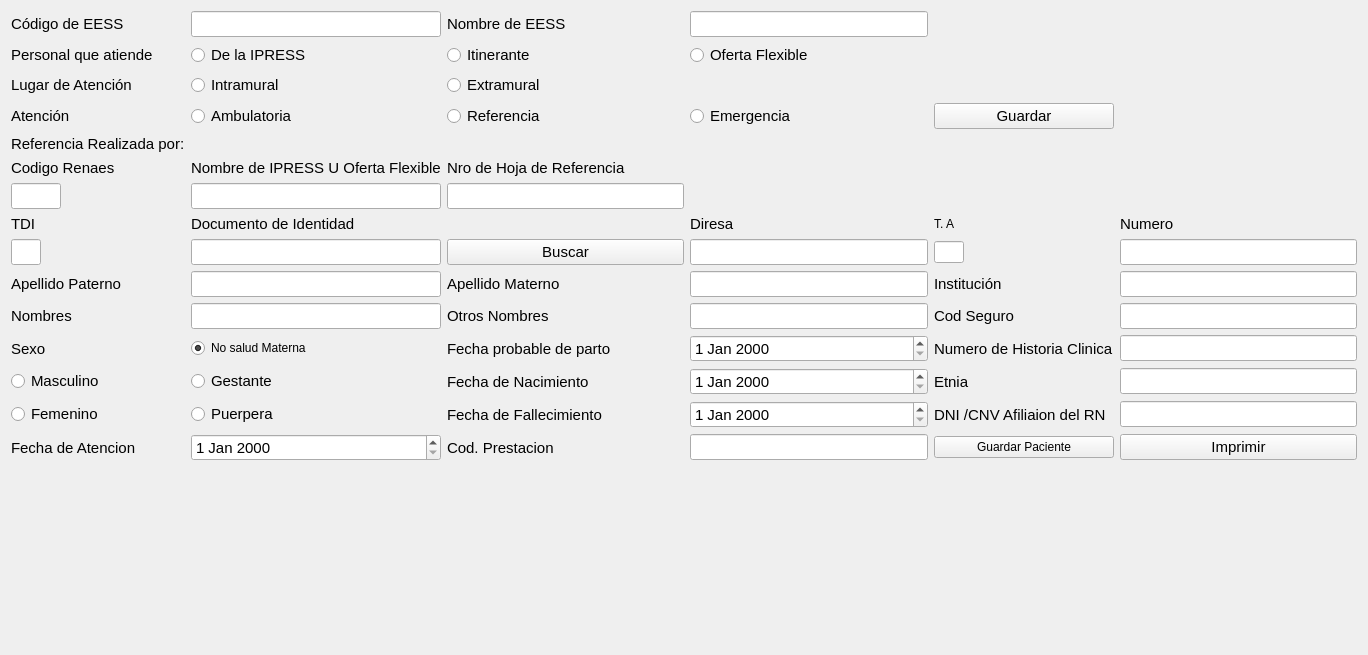
         <widget class="QWidget" name="scrollAreaWidgetContents">
          <property name="geometry">
           <rect>
            <x>0</x>
            <y>0</y>
            <width>1368</width>
            <height>655</height>
           </rect>
          </property>
          <layout class="QGridLayout" name="gridLayout_3">
           <item row="0" column="0">
            <layout class="QGridLayout" name="gridLayout">
             <item row="11" column="4">
              <widget class="QDateEdit" name="dateEdit_fec_parto">
               <property name="font">
                <font>
                 <pointsize>11</pointsize>
                </font>
               </property>
              </widget>
             </item>
             <item row="1" column="0">
              <widget class="QLabel" name="label_4">
               <property name="font">
                <font>
                 <pointsize>11</pointsize>
                </font>
               </property>
               <property name="text">
                <string>Personal que atiende</string>
               </property>
              </widget>
             </item>
             <item row="9" column="5">
              <widget class="QLabel" name="label_21">
               <property name="font">
                <font>
                 <pointsize>11</pointsize>
                </font>
               </property>
               <property name="text">
                <string>Institución</string>
               </property>
              </widget>
             </item>
             <item row="10" column="2">
              <widget class="QLineEdit" name="lineEdit_nombres">
               <property name="font">
                <font>
                 <pointsize>11</pointsize>
                </font>
               </property>
              </widget>
             </item>
             <item row="2" column="0">
              <widget class="QLabel" name="label_5">
               <property name="font">
                <font>
                 <pointsize>11</pointsize>
                </font>
               </property>
               <property name="text">
                <string>Lugar de Atención</string>
               </property>
              </widget>
             </item>
             <item row="6" column="0">
              <widget class="QLineEdit" name="lineEdit_cod_renaes">
               <property name="maximumSize">
                <size>
                 <width>50</width>
                 <height>16777215</height>
                </size>
               </property>
               <property name="font">
                <font>
                 <pointsize>11</pointsize>
                </font>
               </property>
              </widget>
             </item>
             <item row="3" column="0">
              <widget class="QLabel" name="label_7">
               <property name="font">
                <font>
                 <pointsize>11</pointsize>
                </font>
               </property>
               <property name="text">
                <string>Atención</string>
               </property>
              </widget>
             </item>
             <item row="13" column="6">
              <widget class="QLineEdit" name="lineEdit_dni_cnv_afiliacion_rn">
               <property name="font">
                <font>
                 <pointsize>11</pointsize>
                </font>
               </property>
              </widget>
             </item>
             <item row="9" column="0">
              <widget class="QLabel" name="label_23">
               <property name="font">
                <font>
                 <pointsize>11</pointsize>
                </font>
               </property>
               <property name="text">
                <string>Apellido Paterno</string>
               </property>
              </widget>
             </item>
             <item row="9" column="3">
              <widget class="QLabel" name="label_24">
               <property name="font">
                <font>
                 <pointsize>11</pointsize>
                </font>
               </property>
               <property name="text">
                <string>Apellido Materno</string>
               </property>
              </widget>
             </item>
             <item row="6" column="3">
              <widget class="QLineEdit" name="lineEdit_hoja_ref">
               <property name="font">
                <font>
                 <pointsize>11</pointsize>
                </font>
               </property>
              </widget>
             </item>
             <item row="10" column="0">
              <widget class="QLabel" name="label_25">
               <property name="font">
                <font>
                 <pointsize>11</pointsize>
                </font>
               </property>
               <property name="text">
                <string>Nombres</string>
               </property>
              </widget>
             </item>
             <item row="0" column="4">
              <widget class="QLineEdit" name="lineEdit_nom_eess">
               <property name="font">
                <font>
                 <pointsize>11</pointsize>
                </font>
               </property>
              </widget>
             </item>
             <item row="12" column="3">
              <widget class="QLabel" name="label_30">
               <property name="font">
                <font>
                 <pointsize>11</pointsize>
                </font>
               </property>
               <property name="text">
                <string>Fecha de Nacimiento</string>
               </property>
              </widget>
             </item>
             <item row="0" column="2">
              <widget class="QLineEdit" name="lineEdit_cod_eess">
               <property name="enabled">
                <bool>true</bool>
               </property>
               <property name="font">
                <font>
                 <pointsize>11</pointsize>
                </font>
               </property>
              </widget>
             </item>
             <item row="12" column="5">
              <widget class="QLabel" name="label_33">
               <property name="font">
                <font>
                 <pointsize>11</pointsize>
                </font>
               </property>
               <property name="text">
                <string>Etnia</string>
               </property>
              </widget>
             </item>
             <item row="1" column="4">
              <widget class="QRadioButton" name="radioButton_oferta">
               <property name="font">
                <font>
                 <pointsize>11</pointsize>
                </font>
               </property>
               <property name="text">
                <string>Oferta Flexible</string>
               </property>
               <attribute name="buttonGroup">
                <string notr="true">buttonGroup</string>
               </attribute>
              </widget>
             </item>
             <item row="11" column="0">
              <widget class="QLabel" name="label_27">
               <property name="font">
                <font>
                 <pointsize>11</pointsize>
                </font>
               </property>
               <property name="text">
                <string>Sexo</string>
               </property>
              </widget>
             </item>
             <item row="14" column="5">
              <widget class="QPushButton" name="pushButton_guardar_paciente">
               <property name="text">
                <string>Guardar Paciente</string>
               </property>
               <property name="icon">
                <iconset resource="../resource.qrc">
                 <normaloff>:/Icons/Add-Male-User.png</normaloff>:/Icons/Add-Male-User.png</iconset>
               </property>
              </widget>
             </item>
             <item row="5" column="3">
              <widget class="QLabel" name="label_11">
               <property name="font">
                <font>
                 <pointsize>11</pointsize>
                </font>
               </property>
               <property name="text">
                <string>Nro de Hoja de Referencia</string>
               </property>
              </widget>
             </item>
             <item row="7" column="5">
              <widget class="QLabel" name="label_6">
               <property name="text">
                <string>T. A</string>
               </property>
              </widget>
             </item>
             <item row="10" column="5">
              <widget class="QLabel" name="label_22">
               <property name="font">
                <font>
                 <pointsize>11</pointsize>
                </font>
               </property>
               <property name="text">
                <string>Cod Seguro</string>
               </property>
              </widget>
             </item>
             <item row="12" column="2">
              <widget class="QRadioButton" name="radioButton_gestante">
               <property name="font">
                <font>
                 <pointsize>11</pointsize>
                </font>
               </property>
               <property name="text">
                <string>Gestante</string>
               </property>
               <attribute name="buttonGroup">
                <string notr="true">buttonGroup_5</string>
               </attribute>
              </widget>
             </item>
             <item row="2" column="2">
              <widget class="QRadioButton" name="radioButton_intramural">
               <property name="font">
                <font>
                 <pointsize>11</pointsize>
                </font>
               </property>
               <property name="text">
                <string>Intramural</string>
               </property>
               <attribute name="buttonGroup">
                <string notr="true">buttonGroup_2</string>
               </attribute>
              </widget>
             </item>
             <item row="14" column="6">
              <widget class="QPushButton" name="pushButton_imprimir">
               <property name="font">
                <font>
                 <pointsize>11</pointsize>
                </font>
               </property>
               <property name="text">
                <string>Imprimir</string>
               </property>
               <property name="icon">
                <iconset resource="../resource.qrc">
                 <normaloff>:/Icons/Printer_Picture.png</normaloff>:/Icons/Printer_Picture.png</iconset>
               </property>
               <property name="iconSize">
                <size>
                 <width>25</width>
                 <height>25</height>
                </size>
               </property>
              </widget>
             </item>
             <item row="8" column="3">
              <widget class="QPushButton" name="pushButton_buscar">
               <property name="font">
                <font>
                 <pointsize>11</pointsize>
                </font>
               </property>
               <property name="text">
                <string>Buscar</string>
               </property>
               <property name="icon">
                <iconset resource="../resource.qrc">
                 <normaloff>:/Icons/search_64.png</normaloff>:/Icons/search_64.png</iconset>
               </property>
               <property name="iconSize">
                <size>
                 <width>20</width>
                 <height>20</height>
                </size>
               </property>
              </widget>
             </item>
             <item row="12" column="6">
              <widget class="QLineEdit" name="lineEdit_etnia">
               <property name="font">
                <font>
                 <pointsize>11</pointsize>
                </font>
               </property>
              </widget>
             </item>
             <item row="13" column="4">
              <widget class="QDateEdit" name="dateEdit_fec_falle">
               <property name="font">
                <font>
                 <pointsize>11</pointsize>
                </font>
               </property>
              </widget>
             </item>
             <item row="12" column="0">
              <widget class="QRadioButton" name="radioButton_masulino">
               <property name="font">
                <font>
                 <pointsize>11</pointsize>
                </font>
               </property>
               <property name="text">
                <string>Masculino</string>
               </property>
               <attribute name="buttonGroup">
                <string notr="true">buttonGroup_4</string>
               </attribute>
              </widget>
             </item>
             <item row="5" column="2">
              <widget class="QLabel" name="label_10">
               <property name="font">
                <font>
                 <pointsize>11</pointsize>
                </font>
               </property>
               <property name="text">
                <string>Nombre de IPRESS U Oferta Flexible</string>
               </property>
              </widget>
             </item>
             <item row="14" column="4">
              <widget class="QLineEdit" name="lineEdit_cod_prestacion">
               <property name="font">
                <font>
                 <pointsize>11</pointsize>
                </font>
               </property>
              </widget>
             </item>
             <item row="9" column="4">
              <widget class="QLineEdit" name="lineEdit_apellido_materno">
               <property name="font">
                <font>
                 <pointsize>11</pointsize>
                </font>
               </property>
              </widget>
             </item>
             <item row="7" column="4">
              <widget class="QLabel" name="label_18">
               <property name="font">
                <font>
                 <pointsize>11</pointsize>
                </font>
               </property>
               <property name="text">
                <string>Diresa</string>
               </property>
              </widget>
             </item>
             <item row="10" column="4">
              <widget class="QLineEdit" name="lineEdit_otros_nombres">
               <property name="font">
                <font>
                 <pointsize>11</pointsize>
                </font>
               </property>
              </widget>
             </item>
             <item row="2" column="3">
              <widget class="QRadioButton" name="radioButton_extramural">
               <property name="font">
                <font>
                 <pointsize>11</pointsize>
                </font>
               </property>
               <property name="text">
                <string>Extramural</string>
               </property>
               <attribute name="buttonGroup">
                <string notr="true">buttonGroup_2</string>
               </attribute>
              </widget>
             </item>
             <item row="8" column="2">
              <widget class="QLineEdit" name="lineEdit_doc_identidad">
               <property name="font">
                <font>
                 <pointsize>11</pointsize>
                </font>
               </property>
              </widget>
             </item>
             <item row="15" column="3">
              <spacer name="verticalSpacer_2">
               <property name="orientation">
                <enum>Qt::Vertical</enum>
               </property>
               <property name="sizeHint" stdset="0">
                <size>
                 <width>20</width>
                 <height>40</height>
                </size>
               </property>
              </spacer>
             </item>
             <item row="0" column="0">
              <widget class="QLabel" name="label_2">
               <property name="font">
                <font>
                 <pointsize>11</pointsize>
                </font>
               </property>
               <property name="text">
                <string>Código de EESS</string>
               </property>
              </widget>
             </item>
             <item row="10" column="6">
              <widget class="QLineEdit" name="lineEdit_cod_seg">
               <property name="font">
                <font>
                 <pointsize>11</pointsize>
                </font>
               </property>
              </widget>
             </item>
             <item row="0" column="3">
              <widget class="QLabel" name="label_3">
               <property name="font">
                <font>
                 <pointsize>11</pointsize>
                </font>
               </property>
               <property name="text">
                <string>Nombre de EESS</string>
               </property>
              </widget>
             </item>
             <item row="3" column="4">
              <widget class="QRadioButton" name="radioButton_emergencia">
               <property name="font">
                <font>
                 <pointsize>11</pointsize>
                </font>
               </property>
               <property name="text">
                <string>Emergencia</string>
               </property>
               <attribute name="buttonGroup">
                <string notr="true">buttonGroup_3</string>
               </attribute>
              </widget>
             </item>
             <item row="8" column="0">
              <widget class="QLineEdit" name="lineEdit_tdi">
               <property name="maximumSize">
                <size>
                 <width>30</width>
                 <height>16777215</height>
                </size>
               </property>
               <property name="font">
                <font>
                 <pointsize>11</pointsize>
                </font>
               </property>
              </widget>
             </item>
             <item row="7" column="0">
              <widget class="QLabel" name="label_15">
               <property name="font">
                <font>
                 <pointsize>11</pointsize>
                </font>
               </property>
               <property name="text">
                <string>TDI</string>
               </property>
              </widget>
             </item>
             <item row="12" column="4">
              <widget class="QDateEdit" name="dateEdit_fec_nac">
               <property name="font">
                <font>
                 <pointsize>11</pointsize>
                </font>
               </property>
              </widget>
             </item>
             <item row="11" column="5">
              <widget class="QLabel" name="label_32">
               <property name="font">
                <font>
                 <pointsize>11</pointsize>
                </font>
               </property>
               <property name="text">
                <string>Numero de Historia Clinica</string>
               </property>
              </widget>
             </item>
             <item row="3" column="3">
              <widget class="QRadioButton" name="radioButton_referencia">
               <property name="font">
                <font>
                 <pointsize>11</pointsize>
                </font>
               </property>
               <property name="text">
                <string>Referencia</string>
               </property>
               <attribute name="buttonGroup">
                <string notr="true">buttonGroup_3</string>
               </attribute>
              </widget>
             </item>
             <item row="7" column="6">
              <widget class="QLabel" name="label_19">
               <property name="font">
                <font>
                 <pointsize>11</pointsize>
                </font>
               </property>
               <property name="text">
                <string>Numero</string>
               </property>
              </widget>
             </item>
             <item row="1" column="2">
              <widget class="QRadioButton" name="radioButton_ipress">
               <property name="font">
                <font>
                 <pointsize>11</pointsize>
                </font>
               </property>
               <property name="text">
                <string>De la IPRESS</string>
               </property>
               <attribute name="buttonGroup">
                <string notr="true">buttonGroup</string>
               </attribute>
              </widget>
             </item>
             <item row="14" column="3">
              <widget class="QLabel" name="label_47">
               <property name="font">
                <font>
                 <pointsize>11</pointsize>
                </font>
               </property>
               <property name="text">
                <string>Cod. Prestacion</string>
               </property>
              </widget>
             </item>
             <item row="7" column="2">
              <widget class="QLabel" name="label_16">
               <property name="font">
                <font>
                 <pointsize>11</pointsize>
                </font>
               </property>
               <property name="text">
                <string>Documento de Identidad</string>
               </property>
              </widget>
             </item>
             <item row="13" column="3">
              <widget class="QLabel" name="label_31">
               <property name="font">
                <font>
                 <pointsize>11</pointsize>
                </font>
               </property>
               <property name="text">
                <string>Fecha de Fallecimiento</string>
               </property>
              </widget>
             </item>
             <item row="14" column="0">
              <widget class="QLabel" name="label_40">
               <property name="font">
                <font>
                 <pointsize>11</pointsize>
                </font>
               </property>
               <property name="text">
                <string>Fecha de Atencion</string>
               </property>
              </widget>
             </item>
             <item row="13" column="5">
              <widget class="QLabel" name="label_34">
               <property name="font">
                <font>
                 <pointsize>11</pointsize>
                </font>
               </property>
               <property name="text">
                <string>DNI /CNV Afiliaion del RN</string>
               </property>
              </widget>
             </item>
             <item row="13" column="0">
              <widget class="QRadioButton" name="radioButton_femenino">
               <property name="font">
                <font>
                 <pointsize>11</pointsize>
                </font>
               </property>
               <property name="text">
                <string>Femenino</string>
               </property>
               <attribute name="buttonGroup">
                <string notr="true">buttonGroup_4</string>
               </attribute>
              </widget>
             </item>
             <item row="11" column="3">
              <widget class="QLabel" name="label_29">
               <property name="font">
                <font>
                 <pointsize>11</pointsize>
                </font>
               </property>
               <property name="text">
                <string>Fecha probable de parto</string>
               </property>
              </widget>
             </item>
             <item row="5" column="0">
              <widget class="QLabel" name="label_9">
               <property name="font">
                <font>
                 <pointsize>11</pointsize>
                </font>
               </property>
               <property name="text">
                <string>Codigo Renaes</string>
               </property>
              </widget>
             </item>
             <item row="8" column="4">
              <widget class="QLineEdit" name="lineEdit_diresa">
               <property name="font">
                <font>
                 <pointsize>11</pointsize>
                </font>
               </property>
              </widget>
             </item>
             <item row="1" column="3">
              <widget class="QRadioButton" name="radioButton_itinerante">
               <property name="font">
                <font>
                 <pointsize>11</pointsize>
                </font>
               </property>
               <property name="text">
                <string>Itinerante</string>
               </property>
               <attribute name="buttonGroup">
                <string notr="true">buttonGroup</string>
               </attribute>
              </widget>
             </item>
             <item row="6" column="2">
              <widget class="QLineEdit" name="lineEdit_nom_ipress">
               <property name="font">
                <font>
                 <pointsize>11</pointsize>
                </font>
               </property>
              </widget>
             </item>
             <item row="3" column="2">
              <widget class="QRadioButton" name="radioButton_ambulatoria">
               <property name="font">
                <font>
                 <pointsize>11</pointsize>
                </font>
               </property>
               <property name="text">
                <string>Ambulatoria</string>
               </property>
               <attribute name="buttonGroup">
                <string notr="true">buttonGroup_3</string>
               </attribute>
              </widget>
             </item>
             <item row="4" column="0">
              <widget class="QLabel" name="label_8">
               <property name="font">
                <font>
                 <pointsize>11</pointsize>
                </font>
               </property>
               <property name="text">
                <string>Referencia Realizada por:</string>
               </property>
              </widget>
             </item>
             <item row="10" column="3">
              <widget class="QLabel" name="label_26">
               <property name="font">
                <font>
                 <pointsize>11</pointsize>
                </font>
               </property>
               <property name="text">
                <string>Otros Nombres</string>
               </property>
              </widget>
             </item>
             <item row="9" column="6">
              <widget class="QLineEdit" name="lineEdit_institucion">
               <property name="font">
                <font>
                 <pointsize>11</pointsize>
                </font>
               </property>
              </widget>
             </item>
             <item row="14" column="2">
              <widget class="QDateEdit" name="dateEdit_fec_atencion">
               <property name="font">
                <font>
                 <pointsize>11</pointsize>
                </font>
               </property>
              </widget>
             </item>
             <item row="11" column="6">
              <widget class="QLineEdit" name="lineEdit_num_historia_clinica">
               <property name="font">
                <font>
                 <pointsize>11</pointsize>
                </font>
               </property>
              </widget>
             </item>
             <item row="13" column="2">
              <widget class="QRadioButton" name="radioButton_puerpera">
               <property name="font">
                <font>
                 <pointsize>11</pointsize>
                </font>
               </property>
               <property name="text">
                <string>Puerpera</string>
               </property>
               <attribute name="buttonGroup">
                <string notr="true">buttonGroup_5</string>
               </attribute>
              </widget>
             </item>
             <item row="8" column="5">
              <widget class="QLineEdit" name="lineEdit_t_afil">
               <property name="maximumSize">
                <size>
                 <width>30</width>
                 <height>16777215</height>
                </size>
               </property>
              </widget>
             </item>
             <item row="8" column="6">
              <widget class="QLineEdit" name="lineEdit_numero">
               <property name="font">
                <font>
                 <pointsize>11</pointsize>
                </font>
               </property>
              </widget>
             </item>
             <item row="11" column="2">
              <widget class="QRadioButton" name="radioButton">
               <property name="text">
                <string>No salud Materna</string>
               </property>
               <property name="checked">
                <bool>true</bool>
               </property>
               <attribute name="buttonGroup">
                <string notr="true">buttonGroup_5</string>
               </attribute>
              </widget>
             </item>
             <item row="3" column="5">
              <widget class="QPushButton" name="pushButton_guardar_eess">
               <property name="font">
                <font>
                 <pointsize>11</pointsize>
                </font>
               </property>
               <property name="text">
                <string>Guardar</string>
               </property>
               <property name="icon">
                <iconset resource="../resource.qrc">
                 <normaloff>:/Icons/1349716356_save.png</normaloff>:/Icons/1349716356_save.png</iconset>
               </property>
              </widget>
             </item>
             <item row="9" column="2">
              <widget class="QLineEdit" name="lineEdit_apellido_paterno">
               <property name="font">
                <font>
                 <pointsize>11</pointsize>
                </font>
               </property>
              </widget>
             </item>
            </layout>
           </item>
          </layout>
         </widget>
